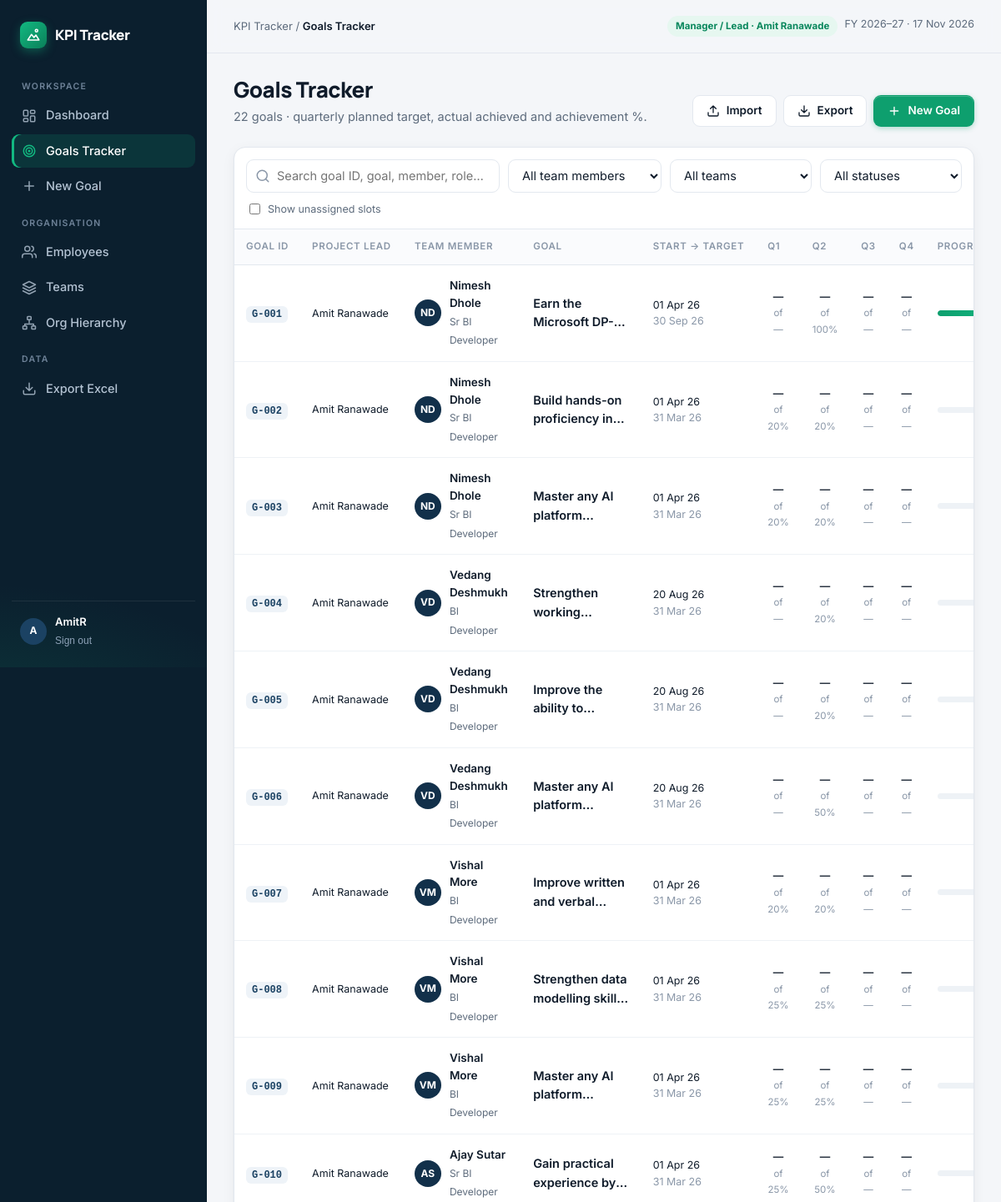
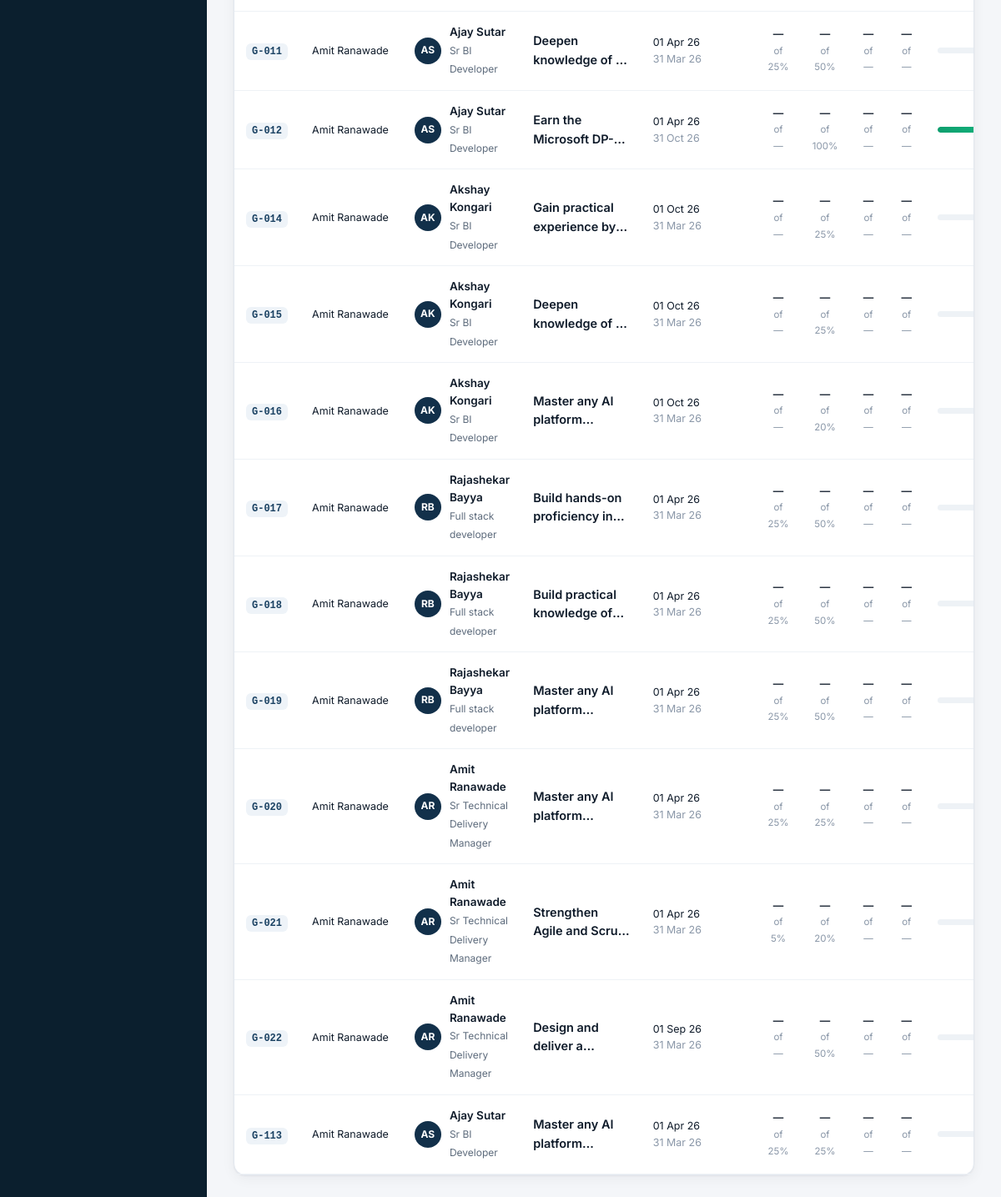
The app's page /goals/ (signed in) with its own data (2 pictures, top to bottom).
### goals/models.py (models this page shows, shortened)
class TeamMember(models.Model):
    name = models.CharField(max_length=120, unique=True)
    role = models.CharField(max_length=120, blank=True)
    email = models.EmailField(blank=True)
    team = models.ForeignKey(Team, null=True, blank=True, on_delete=models.SET_NULL, related_name="members")
    joined = models.DateField(null=True, blank=True)
    manager = models.ForeignKey("self", null=True, blank=True, on_delete=models.SET_NULL, related_name="reports",
                                verbose_name="Reports to (Manager / Project Lead)")
    user = models.OneToOneField(settings.AUTH_USER_MODEL, null=True, blank=True, on_delete=models.SET_NULL,
                                related_name="member", verbose_name="Login account")
    def subtree_ids(self):
        ids, frontier = {self.pk}, [self.pk]
        while frontier:
            frontier = [i for i in TeamMember.objects.filter(manager_id__in=frontier).values_list("pk", flat=True) if i not in ids]
            ids.update(frontier)
        return ids
    @property
    def is_manager(self):
        return self.reports.exists() or self.led_goals.exists()
    class Meta:
        ordering = ["name"]
    def __str__(self):
        return self.name
    @property
    def initials(self):
        return "".join(w[0] for w in self.name.split()[:2]).upper()

class Goal(models.Model):
    STATUS_CHOICES = [
        ("Not Started", "Not Started"),
        ("On Track", "On Track"),
        ("Slow", "Slow"),
        ("At Risk", "At Risk"),
        ("Complete", "Complete"),
    ]
    project_lead = models.ForeignKey(TeamMember, on_delete=models.SET_NULL, related_name="led_goals",
                                     verbose_name="Project Lead", null=True, blank=True)
    goal_id = models.CharField("Goal ID", max_length=20, unique=True)
    member = models.ForeignKey(TeamMember, on_delete=models.CASCADE, related_name="goals",
                               verbose_name="Team Member", null=True, blank=True)
    role = models.CharField(max_length=120, blank=True)
    title = models.TextField("Goal", blank=True)
    description = models.TextField("Goal Description", blank=True)
    kpi = models.TextField("Success Measure / KPI", blank=True)
    start_date = models.DateField(null=True, blank=True)
    target_date = models.DateField(null=True, blank=True)
    q1_planned = models.DecimalField("Q1 Planned Target", max_digits=6, decimal_places=2, null=True, blank=True)
    q1_actual = models.DecimalField("Q1 Actual Achieved", max_digits=6, decimal_places=2, null=True, blank=True)
    q2_planned = models.DecimalField("Q2 Planned Target", max_digits=6, decimal_places=2, null=True, blank=True)
    q2_actual = models.DecimalField("Q2 Actual Achieved", max_digits=6, decimal_places=2, null=True, blank=True)
    q3_planned = models.DecimalField("Q3 Planned Target", max_digits=6, decimal_places=2, null=True, blank=True)
    q3_actual = models.DecimalField("Q3 Actual Achieved", max_digits=6, decimal_places=2, null=True, blank=True)
    q4_planned = models.DecimalField("Q4 Planned Target", max_digits=6, decimal_places=2, null=True, blank=True)
    q4_actual = models.DecimalField("Q4 Actual Achieved", max_digits=6, decimal_places=2, null=True, blank=True)
    status = models.CharField("Variance / Status", max_length=20, choices=STATUS_CHOICES, default="Not Started")
    updated_at = models.DateTimeField(auto_now=True)
    class Meta:
        ordering = ["goal_id"]
    def get_absolute_url(self):
        return reverse("goal_detail", args=[self.pk])
    @property
    def is_defined(self):
        return bool(self.title)
    def quarter(self, q):
        planned = getattr(self, f"{q}_planned")
        actual = getattr(self, f"{q}_actual")
        pct = round(float(actual) / float(planned) * 100, 1) if planned and actual is not None else None
        variance = float(planned) - float(actual or 0) if planned is not None else None
        return {"q": q.upper(), "planned": planned, "actual": actual, "pct": pct, "variance": variance}
    @property
    def quarters(self):
        return [self.quarter(q) for q in QUARTERS]
    def _latest(self, kind):
        vals = [getattr(self, f"{q}_{kind}") for q in QUARTERS]
        vals = [float(v) for v in vals if v is not None]
        return vals[-1] if vals else 0.0
    @property
    def total_actual(self):
        return self._latest("actual")
    @property
    def progress(self):
        if self.status == "Complete":
            return 100
        return min(round(self.total_actual), 100)
    @property
    def status_class(self):
        return {"Complete": "complete", "On Track": "ontrack", "Slow": "slow",
                "At Risk": "risk"}.get(self.status, "notstarted")

### goals/views.py (the view)
# urls.py: path("goals/", views.goal_list, name="goal_list"),
@login_required
def goal_list(request):
    qs = visible_goals(request.user).select_related("member", "project_lead")
    q, member, status, show, team = (request.GET.get(k, "") for k in ("q", "member", "status", "show", "team"))
    if show != "all":
        qs = qs.exclude(title="")
    if q:
        qs = qs.filter(Q(goal_id__icontains=q) | Q(title__icontains=q) | Q(description__icontains=q)
                       | Q(member__name__icontains=q) | Q(role__icontains=q))
    if member:
        qs = qs.filter(member_id=member)
    if status:
        qs = qs.filter(status=status)
    if team:
        t = get_object_or_404(Team, pk=team)
        qs = qs.filter(member__team__in=[t] + t.descendants())
    return render(request, "goals/goal_list.html", {
        "goals": qs, "members": visible_members(request.user), "statuses": STATUS_ORDER, "teams": Team.objects.all(),
        "f": {"q": q, "member": member, "status": status, "show": show, "team": team},
    })

### goals/access.py (called while the page is built)
def member_of(user):
    return getattr(user, "member", None) if user.is_authenticated else None

def scope_ids(user):
    if user.is_superuser:
        return None
    m = member_of(user)
    return m.subtree_ids() if m else set()

def role_of(user):
    if user.is_superuser:
        return "Super User"
    m = member_of(user)
    if m and m.is_manager:
        return "Manager / Lead"
    return "Employee" if m else "No access"

def visible_goals(user, qs=None):
    qs = Goal.objects.all() if qs is None else qs
    ids = scope_ids(user)
    if ids is None:
        return qs
    return qs.filter(Q(member_id__in=ids) | Q(project_lead_id__in=ids))

def visible_members(user, qs=None):
    qs = TeamMember.objects.all() if qs is None else qs
    ids = scope_ids(user)
    return qs if ids is None else qs.filter(pk__in=ids)

def access(request):
    u = request.user
    return {"user_role": role_of(u) if u.is_authenticated else "", "me": member_of(u)}

### goals/templatetags/goal_tags.py (called while the page is built)
@register.filter
def pct(v):
    if v in (None, ""):
        return "—"
    v = float(v)
    return f"{v:.0f}%" if v == int(v) else f"{v:.1f}%"

### goals/templates/goals/goal_list.html (shortened to what this page needs)
{% extends "base.html" %}{% load goal_tags %}
{% block title %}Goals Tracker{% endblock %}{% block crumb %}Goals Tracker{% endblock %}
{% block content %}
<div class="page-head">
  <div><h1>Goals Tracker</h1><p>{{ goals|length }} goal{{ goals|length|pluralize }} · quarterly planned target, actual achieved and achievement %.</p></div>
  <div class="actions"><a class="btn btn-ghost" href="{% url 'import' %}">{% include "icons.html" with i="upload" %}Import</a><a class="btn btn-ghost" data-noload href="{% url 'export' %}">{% include "icons.html" with i="download" %}Export</a><a class="btn btn-primary" href="{% url 'goal_create' %}">{% include "icons.html" with i="plus" %}New Goal</a></div>
</div>
<div class="card">
  <form class="filters" method="get">
    <div class="search">{% include "icons.html" with i="search" %}<input class="input" name="q" value="{{ f.q }}" placeholder="Search goal ID, goal, member, role…"></div>
    <select class="input" name="member" onchange="this.form.submit()"><option value="">All team members</option></select>
    <select class="input" name="team" onchange="this.form.submit()"><option value="">All teams</option></select>
    <select class="input" name="status" onchange="this.form.submit()"><option value="">All statuses</option>{% for s in statuses %}<option {% if f.status == s %}selected{% endif %}>{{ s }}</option>{% endfor %}</select>
    <label class="small muted" style="display:flex;gap:6px;align-items:center"><input type="checkbox" name="show" value="all" {% if f.show == 'all' %}checked{% endif %} onchange="this.form.submit()">Show unassigned slots</label>
  </form>
  <div class="tbl-wrap"><table class="tbl">
    <thead><tr><th>Goal ID</th><th>Project Lead</th><th>Team Member</th><th>Goal</th><th>Start → Target</th>
      <th class="qcell">Q1</th><th class="qcell">Q2</th><th class="qcell">Q3</th><th class="qcell">Q4</th><th>Progress</th><th>Status</th></tr></thead>
    <tbody>{% for g in goals %}
      <tr class="{% if not g.is_defined %}empty{% endif %}" onclick="location='{{ g.get_absolute_url }}'" style="cursor:pointer">
        <td><span class="gid">{{ g.goal_id }}</span></td>
        <td class="small" style="white-space:nowrap">{{ g.project_lead|default:"—" }}</td>
        <td>{% if g.member %}<div class="who"><span class="avatar">{{ g.member.initials }}</span><div><b>{{ g.member.name }}</b><span>{{ g.role }}</span></div></div>{% else %}<span class="faint">Unassigned</span>{% endif %}</td>
        <td><div class="goal-t">{{ g.title|default:"— Goal not yet defined —" }}</div></td>
        <td class="small" style="white-space:nowrap">{{ g.start_date|date:"d M y"|default:"—" }}<br><span class="faint">{{ g.target_date|date:"d M y"|default:"—" }}</span></td>
        {% for q in g.quarters %}<td class="qcell"><b>{{ q.actual|pct }}</b><span>of {{ q.planned|pct }}</span></td>{% endfor %}
        <td><div class="prog"><div class="bar {{ g.status_class }}"><i style="width:{{ g.progress }}%"></i></div><b>{{ g.progress }}%</b></div></td>
      </tr>
    {% empty %}<tr><td colspan="11"><div class="empty-state">No goals match your filters.</div></td></tr>{% endfor %}</tbody>
  </table></div>
</div>
{% endblock %}

### templates/base.html (shortened to what this page needs)
{% load static %}<!doctype html>
<html lang="en">
<head>
<link rel="stylesheet" href="{% static 'goals/app.css' %}">
</head>
<body class="{% block bodyclass %}{% endblock %}">
{% block body %}
{% with u=request.resolver_match.url_name %}
<div class="shell">
  <aside class="side">
    <a href="{% url 'landing' %}" class="logo"><span class="logo-mark">{% include "icons.html" with i="logo" %}</span>KPI Tracker</a>
    <div class="nav-label">Workspace</div>
    <nav class="nav">
      <a href="{% url 'dashboard' %}" class="{% if u == 'dashboard' %}on{% endif %}">{% include "icons.html" with i="dash" %}Dashboard</a>
      <a href="{% url 'goal_list' %}" class="{% if u == 'goal_list' or u == 'goal_detail' or u == 'goal_edit' %}on{% endif %}">{% include "icons.html" with i="target" %}Goals Tracker</a>
      <a href="{% url 'goal_create' %}" class="{% if u == 'goal_create' %}on{% endif %}">{% include "icons.html" with i="plus" %}New Goal</a>
    </nav>
    <div class="nav-label">Organisation</div>
    <nav class="nav">
      <a href="{% url 'people' %}" class="{% if u == 'people' or u == 'member_detail' or u == 'member_edit' %}on{% endif %}">{% include "icons.html" with i="team" %}Employees</a>
      <a href="{% url 'teams' %}" class="{% if u == 'teams' or u == 'team_detail' or u == 'team_edit' %}on{% endif %}">{% include "icons.html" with i="layers" %}Teams</a>
      <a href="{% url 'org' %}" class="{% if u == 'org' %}on{% endif %}">{% include "icons.html" with i="tree" %}Org Hierarchy</a>
    </nav>
    <div class="nav-label">Data</div>
    <nav class="nav">
      <a href="{% url 'export' %}" data-noload>{% include "icons.html" with i="download" %}Export Excel</a>
    </nav>
    <div class="side-foot">
      <span class="avatar">{{ user.username|first|upper }}</span>
      <div style="flex:1;min-width:0"><div style="color:#fff;font-weight:600;font-size:13px">{{ user.get_full_name|default:user.username }}</div>
        <form method="post" action="{% url 'logout' %}">{% csrf_token %}<button>Sign out</button></form></div>
    </div>
  </aside>
  <main class="main">
    <div class="topbar"><div class="crumb">KPI Tracker / <b>{% block crumb %}{% endblock %}</b></div>
      <div class="actions"><span class="role-badge {% if user.is_superuser %}su{% elif user_role == 'Employee' %}emp{% endif %}">{{ user_role }}{% if me and not user.is_superuser %} · {{ me.name }}{% endif %}</span><span class="small muted">FY 2026–27 · {% now "d M Y" %}</span></div></div>
    <div class="content">
      {% block content %}{% endblock %}
    </div>
  </main>
</div>
{% endwith %}
{% endblock %}
</body>
</html>

### records on screen
TeamMember: name "Amit Ranawade"
Goal: goal_id "G-001", project_lead "Amit Ranawade", member.initials "ND", member.name "Nimesh Dhole", role "Sr BI Developer", title "Earn the…", start_date "01 Apr 26", target_date "30 Sep 26", actual|pct "—" "—" "—" "—", planned|pct "—" "100%" "—" "—"
Goal: goal_id "G-002", project_lead "Amit Ranawade", member.initials "ND", member.name "Nimesh Dhole", role "Sr BI Developer", title "Build hands-on proficiency…", start_date "01 Apr 26", target_date "31 Mar 26", actual|pct "—" "—" "—" "—", planned|pct "20%" "20%" "—" "—"
Goal: goal_id "G-003", project_lead "Amit Ranawade", member.initials "ND", member.name "Nimesh Dhole", role "Sr BI Developer", title "Master any AI…", start_date "01 Apr 26", target_date "31 Mar 26", actual|pct "—" "—" "—" "—", planned|pct "20%" "20%" "—" "—"
Goal: goal_id "G-004", project_lead "Amit Ranawade", member.initials "VD", member.name "Vedang Deshmukh", role "BI Developer", title "Strengthen…", start_date "20 Aug 26", target_date "31 Mar 26", actual|pct "—" "—" "—" "—", planned|pct "—" "20%" "—" "—"
Goal: goal_id "G-005", project_lead "Amit Ranawade", member.initials "VD", member.name "Vedang Deshmukh", role "BI Developer", title "Improve the ability…", start_date "20 Aug 26", target_date "31 Mar 26", actual|pct "—" "—" "—" "—", planned|pct "—" "20%" "—" "—"
Goal: goal_id "G-006", project_lead "Amit Ranawade", member.initials "VD", member.name "Vedang Deshmukh", role "BI Developer", title "Master any AI…", start_date "20 Aug 26", target_date "31 Mar 26", actual|pct "—" "—" "—" "—", planned|pct "—" "50%" "—" "—"
Goal: goal_id "G-007", project_lead "Amit Ranawade", member.initials "VM", member.name "Vishal More", role "BI Developer", title "Improve written and…", start_date "01 Apr 26", target_date "31 Mar 26", actual|pct "—" "—" "—" "—", planned|pct "20%" "20%" "—" "—"
Goal: goal_id "G-008", project_lead "Amit Ranawade", member.initials "VM", member.name "Vishal More", role "BI Developer", title "Strengthen data modelling…", start_date "01 Apr 26", target_date "31 Mar 26", actual|pct "—" "—" "—" "—", planned|pct "25%" "25%" "—" "—"
Goal: goal_id "G-009", project_lead "Amit Ranawade", member.initials "VM", member.name "Vishal More", role "BI Developer", title "Master any AI…", start_date "01 Apr 26", target_date "31 Mar 26", actual|pct "—" "—" "—" "—", planned|pct "25%" "25%" "—" "—"
Goal: goal_id "G-010", project_lead "Amit Ranawade", member.initials "AS", member.name "Ajay Sutar", role "Sr BI Developer", title "Gain practical experience…", start_date "01 Apr 26", target_date "31 Mar 26", actual|pct "—" "—" "—" "—", planned|pct "25%" "50%" "—" "—"
Goal: goal_id "G-011", project_lead "Amit Ranawade", member.initials "AS", member.name "Ajay Sutar", role "Sr BI Developer", title "Deepen knowledge of…", start_date "01 Apr 26", target_date "31 Mar 26", actual|pct "—" "—" "—" "—", planned|pct "25%" "50%" "—" "—"
Goal: goal_id "G-012", project_lead "Amit Ranawade", member.initials "AS", member.name "Ajay Sutar", role "Sr BI Developer", title "Earn the…", start_date "01 Apr 26", target_date "31 Oct 26", actual|pct "—" "—" "—" "—", planned|pct "—" "100%" "—" "—"
Goal: goal_id "G-014", project_lead "Amit Ranawade", member.initials "AK", member.name "Akshay Kongari", role "Sr BI Developer", title "Gain practical experience…", start_date "01 Oct 26", target_date "31 Mar 26", actual|pct "—" "—" "—" "—", planned|pct "—" "25%" "—" "—"
Goal: goal_id "G-015", project_lead "Amit Ranawade", member.initials "AK", member.name "Akshay Kongari", role "Sr BI Developer", title "Deepen knowledge of…", start_date "01 Oct 26", target_date "31 Mar 26", actual|pct "—" "—" "—" "—", planned|pct "—" "25%" "—" "—"
Goal: goal_id "G-016", project_lead "Amit Ranawade", member.initials "AK", member.name "Akshay Kongari", role "Sr BI Developer", title "Master any AI…", start_date "01 Oct 26", target_date "31 Mar 26", actual|pct "—" "—" "—" "—", planned|pct "—" "20%" "—" "—"
Goal: goal_id "G-017", project_lead "Amit Ranawade", member.initials "RB", member.name "Rajashekar Bayya", role "Full stack developer", title "Build hands-on proficiency…", start_date "01 Apr 26", target_date "31 Mar 26", actual|pct "—" "—" "—" "—", planned|pct "25%" "50%" "—" "—"
Goal: goal_id "G-018", project_lead "Amit Ranawade", member.initials "RB", member.name "Rajashekar Bayya", role "Full stack developer", title "Build practical knowledge…", start_date "01 Apr 26", target_date "31 Mar 26", actual|pct "—" "—" "—" "—", planned|pct "25%" "50%" "—" "—"
Goal: goal_id "G-019", project_lead "Amit Ranawade", member.initials "RB", member.name "Rajashekar Bayya", role "Full stack developer", title "Master any AI…", start_date "01 Apr 26", target_date "31 Mar 26", actual|pct "—" "—" "—" "—", planned|pct "25%" "50%" "—" "—"
Goal: goal_id "G-020", project_lead "Amit Ranawade", member.initials "AR", member.name "Amit Ranawade", role "Sr Technical Delivery Manager", title "Master any AI…", start_date "01 Apr 26", target_date "31 Mar 26", actual|pct "—" "—" "—" "—", planned|pct "25%" "25%" "—" "—"
Goal: goal_id "G-021", project_lead "Amit Ranawade", member.initials "AR", member.name "Amit Ranawade", role "Sr Technical Delivery Manager", title "Strengthen Agile and…", start_date "01 Apr 26", target_date "31 Mar 26", actual|pct "—" "—" "—" "—", planned|pct "5%" "20%" "—" "—"
Goal: goal_id "G-022", project_lead "Amit Ranawade", member.initials "AR", member.name "Amit Ranawade", role "Sr Technical Delivery Manager", title "Design and deliver…", start_date "01 Sep 26", target_date "31 Mar 26", actual|pct "—" "—" "—" "—", planned|pct "—" "50%" "—" "—"
Goal: goal_id "G-113", project_lead "Amit Ranawade", member.initials "AS", member.name "Ajay Sutar", role "Sr BI Developer", title "Master any AI…", start_date "01 Apr 26", target_date "31 Mar 26", actual|pct "—" "—" "—" "—", planned|pct "25%" "25%" "—" "—"

### other values on screen
{{ user.username|first|upper }} "A"
{{ user.get_full_name|default:user.username }} "AmitR"
{{ user_role }} "Manager / Lead"
{{ goals|length }} "22"
